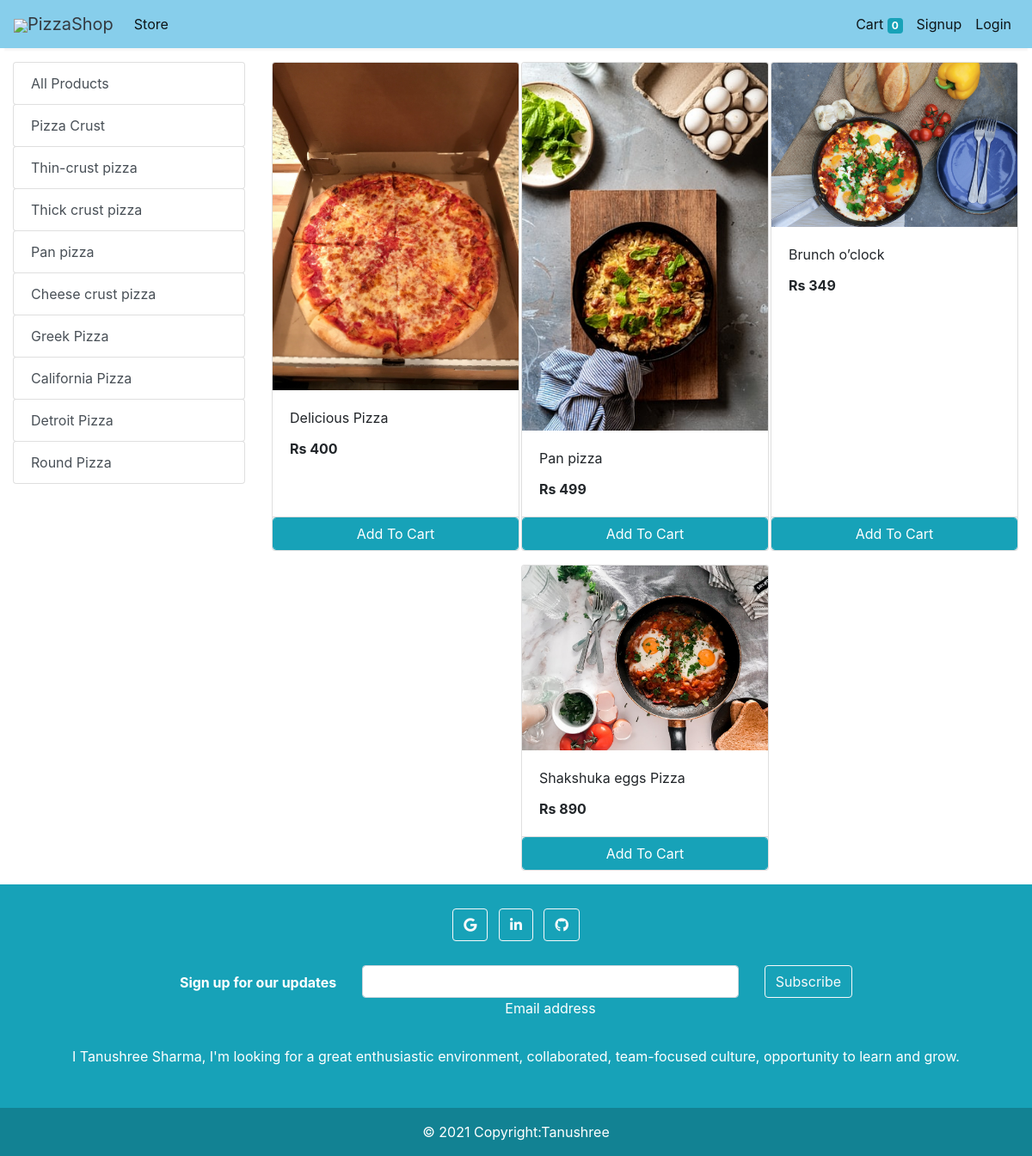
/store?category=16, run on the app's committed database.
### store/models/category.py (models this page shows, shortened)
class Category(models.Model):
    name= models.CharField(max_length=50)
    @staticmethod
    def get_all_categories():
        return Category.objects.all()

### store/models/product.py (models this page shows, shortened)
class Products(models.Model):
    name = models.CharField(max_length=60)
    price= models.IntegerField(default=0)
    category= models.ForeignKey(Category,on_delete=models.CASCADE,default=1 )
    description= models.CharField(max_length=250, default='', blank=True, null= True)
    image= models.ImageField(upload_to='uploads/products/')
    @staticmethod
    def get_all_products_by_categoryid(category_id):
        if category_id:
            return Products.objects.filter (category=category_id)
        else:
            return Products.get_all_products();

### store/views/home.py (the view)
# urls.py: path('' , include('store.urls'))
def store(request):
    cart = request.session.get('cart')
    if not cart:
        request.session['cart'] = {}
    products = None
    categories = Category.get_all_categories()
    categoryID = request.GET.get('category')
    if categoryID:
        products = Products.get_all_products_by_categoryid(categoryID)
    else:
        products = Products.get_all_products();
    data = {}
    data['products'] = products
    data['categories'] = categories
    print('you are : ', request.session.get('email'))
    return render(request, 'index.html', data)

### store/templatetags/cart.py (called while the page is built)
@register.filter (name='is_in_cart')
def is_in_cart(product, cart):
    keys = cart.keys ()
    for id in keys:
        if int (id) == product.id:
            return True
    return False;

### store/templatetags/custom_filter.py (called while the page is built)
@register.filter(name='currency')
def currency(number):
    return "Rs "+str(number)

### store/templates/index.html (shortened to what this page needs)
{% extends 'base.html' %}
{% block content %}
{% load cart %}
{% load custom_filter %}
<div class="container-fluid mt-3">
	<div class="row">
		<div class="col-lg-3 mx-auto">
			<div class="list-group">
				<a href="/" class="list-group-item list-group-item-action btn btn-outline-info">All Products</a>
				{% for category in categories %}
				<a href="/?category={{category.id}}"
					class="list-group-item list-group-item-action btn btn-outline-info">{{category.name}}</a>
				{% endfor %}
			</div>
		</div>
		<div id='products' class="col-lg-9 mx-auto">
			<div class="row mx-auto">
				{% for product in products %}
				<div class="card mx-auto mb-3" id={{product.id}} style="width: 18rem;">
					<img class="card-img-top" src="{{product.image.url}}" alt="Card image cap">
					<div class="card-body">
						<p class="card-title">{{product.name}}</p>
						<p class="card-text"><b>{{product.price|currency}}</b></p>
					</div>
					<div class="card-footer p-0 no-gutters">
						{% if product|is_in_cart:request.session.cart %}
						<div class="row no-gutters">
							<form action="/#{{product.id}}" class="col-2 " method="post">
								{% csrf_token %}
								<input hidden type="text" name='product' value='{{product.id}}'>
								<input hidden type="text" name='remove' value='True'>
								<input type="submit" value=" - " class="btn btn-block btn-info border-right">
							</form>
							<div class="text-center col btn btn-info">{{product|cart_quantity:request.session.cart}} in Cart</div>
							<form action="/#{{product.id}}" class="col-2 " method="post">
								{% csrf_token %}
								<input hidden type="text" name='product' value='{{product.id}}'>
								<input type="submit" value=" + " class="btn btn-block btn-info border-left">
							</form>
						</div>
						{% else %}
						<form action="/#{{product.id}}" method="POST" class="btn-block">
							<input type="submit" class="float-right btn btn-info form-control"
								value="Add To Cart">
						</form>
						{% endif %}
					</div>
				</div>
				{% endfor %}
			</div>
		</div>
	</div>
</div>
{% endblock %}

### data on the page
Category: name "Pizza Crust"
Category: name "Thin-crust pizza"
Category: name "Thick crust pizza"
Category: name "Pan pizza"
Category: name "Cheese crust pizza"
Category: name "Greek Pizza"
Category: name "California Pizza"
Category: name "Detroit Pizza"
Category: name "Round Pizza"
Products: image (picture), name "Delicious Pizza", price "Rs 400"
Products: image (picture), name "Pan pizza", price "Rs 499"
Products: image (picture), name "Brunch o’clock", price "Rs 349"
Products: image (picture), name "Shakshuka eggs Pizza", price "Rs 890"

### other printed values
{{ request.session.cart.keys|length }} "0"
